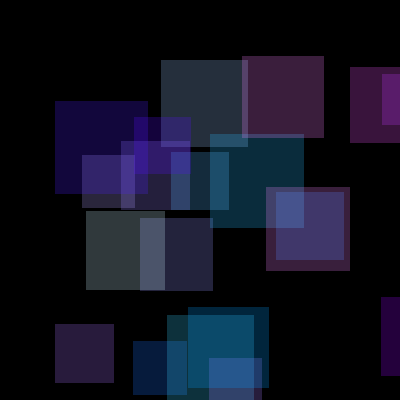
Frame 1 (no input)
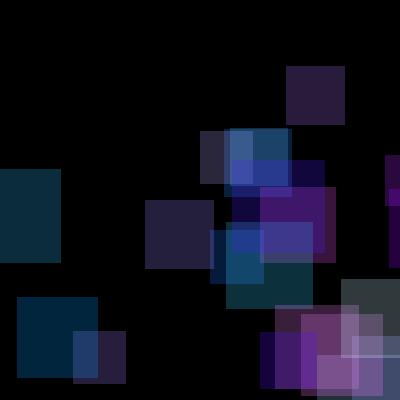
Frame 60 (the mouse pressed at the canvas centre just before this capture)
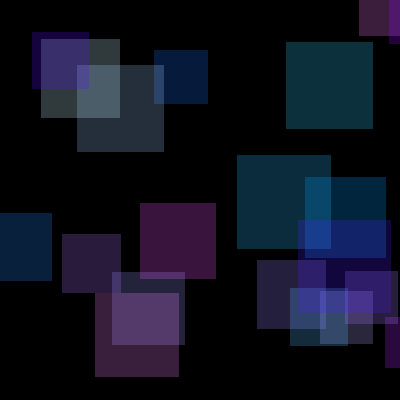
Frame 120 (the mouse held since frame 60 and released just before this capture)

The Processing sketch that drew these frames (run headless with seeded random() and noise(); from frame 60 on, the mouse is pressed at the canvas centre):

// Processing sketch: processing_55331
// ── processing_55331.pde

//homework #11 - 48257 S'12
//melissa (macy) goh copyright 2012
//used Homework 11 notes

final int MAX = 20;
 
float [] x;
float [] y;
float [] wd;
float [] sx;
float [] sy;
color [] colour;
 
void setup()
{
   size (400, 400);
   smooth();
   noStroke();
       
   x = new float [MAX];
   initFloatArray(x, 50, width);    
   y = new float [MAX];
   initFloatArray(y, 50, height);  
   
   wd = new float [MAX];
   initFloatArray(wd, 50, width*.25);    
   
   sx = new float [MAX];
   initFloatArray(sx, 1, 10);    
   sy = new float [MAX];
   initFloatArray(sy, 1, 10);    
   
   colour = new color [MAX];
   initColorArray();
}
 
void draw()
{
  background(0);
  
  drawThings();
  moveThings();  
}
 
void initFloatArray(float [ ] a, float low, float high)
{
  for (int i=0; i < a.length; i++)
  {
    a[i] = int(random(low,high));
  }
}
 
void initColorArray()
{
  for (int i=0; i < colour.length; i++)
  {
    colour[i] = color(random(0, 255), random(0, 255), 255);
  }
}

void drawThings()
{
  for (int i=0; i < MAX; i++)
  {
    fill(colour[i], 60);
    rect(x[i], y[i], wd[i], wd[i]);
  }
}

void moveThings()
{
  for (int i=0; i < MAX; i++)
  {
    x[i] = x[i] + sx[i];
    
    if (x[i] + (wd[i]/2) > width)
    {
      sx[i] = -sx[i];
    }
    if (x[i] - (wd[i]/2) < -wd[i])
    {
      sx[i] = -sx[i];
    }
     
    y[i] = y[i] + sy[i];
    
    if (y[i] + (wd[i]/2) > height)
    {
      sy[i] = -sy[i];
    }
    
    if (y[i] - (wd[i]/2) < -wd[i])
    {
      sy[i] = -sy[i];
    }
  }
}
